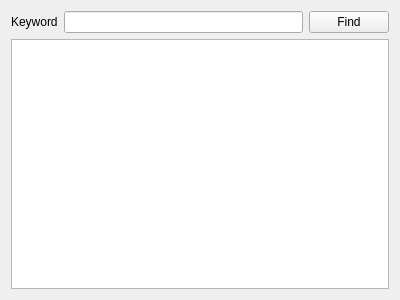
<?xml version="1.0" encoding="UTF-8"?>
<ui version="4.0">
 <class>TextFinder</class>
 <widget class="QWidget" name="TextFinder">
  <property name="geometry">
   <rect>
    <x>0</x>
    <y>0</y>
    <width>400</width>
    <height>300</height>
   </rect>
  </property>
  <property name="windowTitle">
   <string>TextFinder</string>
  </property>
  <layout class="QVBoxLayout" name="verticalLayout">
   <item>
    <layout class="QHBoxLayout" name="horizontalLayout_2">
     <item>
      <widget class="QLabel" name="label">
       <property name="text">
        <string>Keyword</string>
       </property>
      </widget>
     </item>
     <item>
      <widget class="QLineEdit" name="lineEdit"/>
     </item>
     <item>
      <widget class="QPushButton" name="findButton">
       <property name="text">
        <string>Find</string>
       </property>
      </widget>
     </item>
    </layout>
   </item>
   <item>
    <widget class="QTextEdit" name="textEdit"/>
   </item>
  </layout>
 </widget>
 <layoutdefault spacing="6" margin="11"/>
 <resources/>
 <connections/>
</ui>
